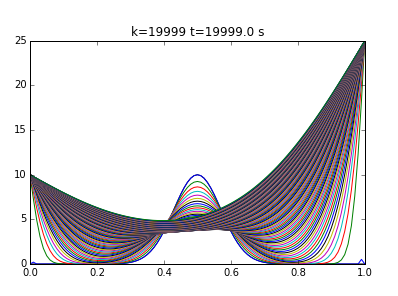

Reproduce this figure in Python.
# -*- coding: utf-8 -*-
"""
Created on Wed Aug 07 14:47:02 2019

@author: Andrés Vera
"""

from matplotlib.pylab import *

L = 1.0   #largo elemento
n = 300   #subdivisiones elemento
dx =L/n   #discretizacion espacial (cuánto mide cada trozo)

#vector con todos los punto en el espacio dentro del elemento (x)
x = linspace(0, L, n + 1)

#condición inicial
def fun_u0(x):
    return 10*exp(-(x-0.5)**2/0.1**2)

u0= fun_u0(x) 
#creear el vecto de solucion u (u es temperatura en cierto momento y lugar)
u_k=u0.copy() #vector de temperatura según el tiempo, se trabaja sobre el vector de temperatura inicial

#condiciones de borde (esenciales)
#u_k[0] = 0.0 #temperatura al comienzo es cero
#u_k[n] = 20.0 #temperatura en instante final (n) es 20°c

#crear vector para temperatura en tiempo k+1, se trabaja sobre vector de temperatura para momento inicial
u_km1=u_k.copy()


#parámetro del problema 
dt= 1.0 #S, indica cuanto cambia el tiempo 
K=5.5 #m^2/s
c=1100 #J/Kg C
rho=2400.0 #Kg/m^3
alpha = K*dt/(c*rho*dx**2)
print 'dt=', dt
print 'dx=', dx
print 'K=', K
print 'c=', c
print 'rho=', rho
print 'alpha=', alpha

plot(x,u0, "k")

#loop en el tiempo 
k = 0.0
for k in range(20000):#avanzo 20000 pasos, hasta seg 20000
    t = dt*k
    print "k=",k, "t=", t, "dt=", dt
    
    u_k[0]= 10.0
    u_k[n] = 25.0
    #loop en el espacio 1=1...n-1, u_km1[0]=0 y u_km1[n]= 2
    for i in range(1, n):
        #algoritmo de diferencias finitas 1-D para difusion 
        u_km1[i] = u_k[i] + alpha*(u_k[i+1]-2*u_k[i]+u_k[i-1])
    
    #Avanzar la solucion a k+1
    u_k = u_km1
#plot(x,u0)
    if k % 200 == 0:
        plot(x,u_k)


title('k={} t={} s'.format(k, k*dt))
plt.savefig("graficodistribuciondetemperatura.png")
show()
